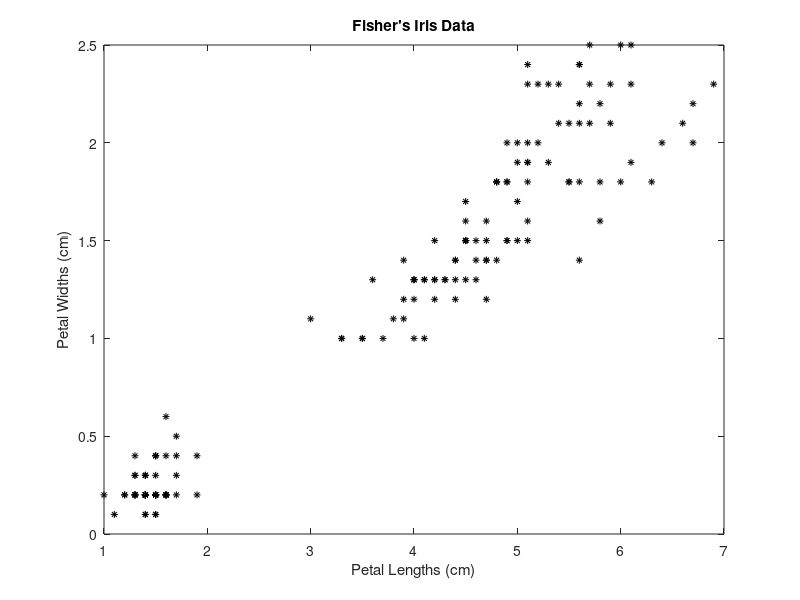

Here is the MATLAB script that generated this plot:
load fisheriris
X = meas(:,3:4);

figure;
plot(X(:,1),X(:,2),'k*','MarkerSize',5);
title 'Fisher''s Iris Data';
xlabel 'Petal Lengths (cm)';
ylabel 'Petal Widths (cm)';

rng(1); % For reproducibility
[idx,C] = kmeans(X,3);
x1 = min(X(:,1)):0.01:max(X(:,1));
x2 = min(X(:,2)):0.01:max(X(:,2));
[x1G,x2G] = meshgrid(x1,x2);
XGrid = [x1G(:),x2G(:)]; % Defines a fine grid on the plot

idx2Region = kmeans(XGrid,3,'MaxIter',1,'Start',C);
    % Assigns each node in the grid to the closest centro